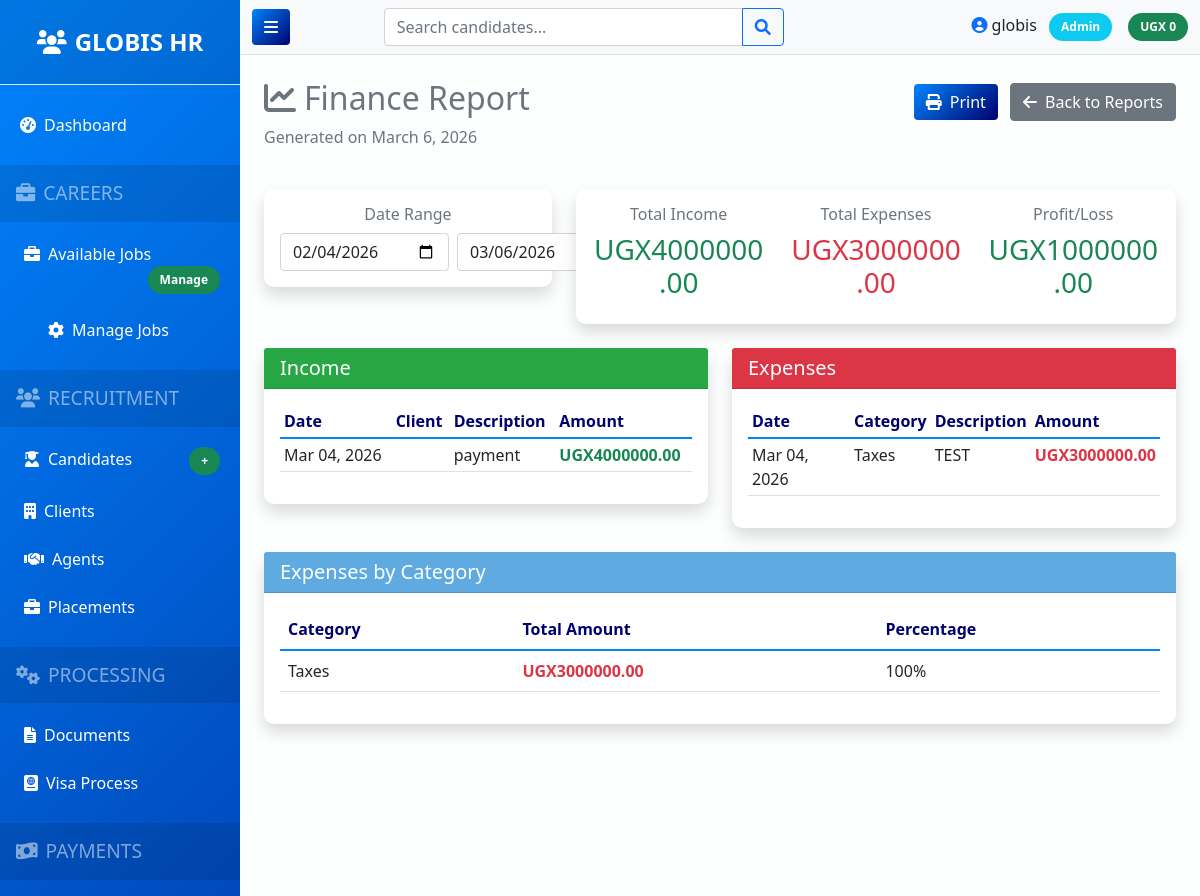
The page /reports/finance/ (signed in, upper part) on the database as committed earlier.
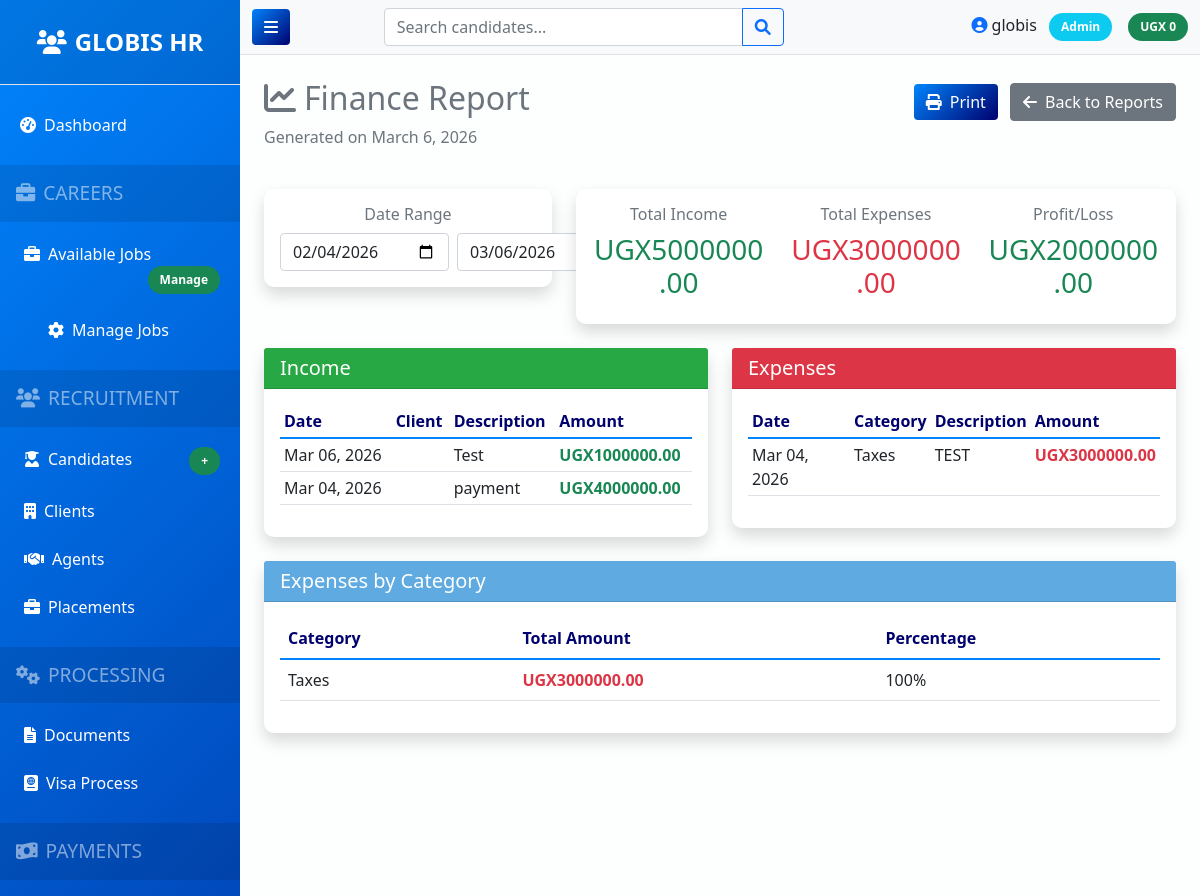
The same page on the database as committed later.
### apps/finance/models.py (models this page shows, shortened)
class Income(models.Model):
        INCOME_TYPES = [
            ('client_payment', '💰 Client Payment'),
            ('capital_injection', '🏦 Capital Injection / Owner Investment'),
            ('loan', '💳 Loan'),
            ('other', '📦 Other Income'),
        ]
        PAYMENT_METHODS = [
            ('cash', 'Cash'),
            ('bank_transfer', 'Bank Transfer'),
            ('cheque', 'Cheque'),
            ('mobile_money', 'Mobile Money'),
            ('other', 'Other'),
        ]
        client = models.ForeignKey(Client, on_delete=models.CASCADE, related_name='incomes', null=True, blank=True,
                                help_text="Required for client payments, leave blank for capital/loans")
        placement = models.OneToOneField(Placement, on_delete=models.CASCADE, null=True, blank=True, related_name='income')
        amount = models.DecimalField(max_digits=10, decimal_places=2)
        date = models.DateField()
        income_type = models.CharField(max_length=20, choices=INCOME_TYPES, default='client_payment')
        payment_method = models.CharField(max_length=20, choices=PAYMENT_METHODS, default='cash')
        reference = models.CharField(max_length=100, blank=True, help_text="Receipt/Invoice/Reference number")
        source = models.CharField(max_length=100, blank=True, help_text="Source of capital (e.g., Owner, Investor, Bank)")
        description = models.TextField(blank=True)
        received_by = models.ForeignKey(User, on_delete=models.SET_NULL, null=True)
        created_at = models.DateTimeField(auto_now_add=True)
        updated_at = models.DateTimeField(auto_now=True)
        receipt = models.FileField(upload_to='income_receipts/', blank=True, null=True)
        class Meta:
            ordering = ['-date']
            verbose_name = "Income"
            verbose_name_plural = "Income Records"

class Expense(models.Model):
        EXPENSE_CATEGORIES = [
            ('salary', '💼 Salary'),
            ('office_rent', '🏢 Office Rent'),
            ('utilities', '💡 Utilities'),
            ('travel', '✈️ Travel'),
            ('marketing', '📢 Marketing'),
            ('office_supplies', '📎 Office Supplies'),
            ('equipment', '🖥️ Equipment'),
            ('professional_fees', '⚖️ Professional Fees'),
            ('taxes', '📊 Taxes'),
            ('loan_repayment', '💳 Loan Repayment'),
            ('capital_withdrawal', '🏧 Owner Withdrawal'),
            ('other', '📦 Other'),
        ]
        PAYMENT_METHODS = [
            ('cash', 'Cash'),
            ('bank_transfer', 'Bank Transfer'),
            ('cheque', 'Cheque'),
            ('mobile_money', 'Mobile Money'),
            ('credit_card', 'Credit Card'),
            ('other', 'Other'),
        ]
        category = models.CharField(max_length=20, choices=EXPENSE_CATEGORIES)
        amount = models.DecimalField(max_digits=10, decimal_places=2)
        date = models.DateField()
        payment_method = models.CharField(max_length=20, choices=PAYMENT_METHODS, default='cash')
        description = models.TextField()
        reference = models.CharField(max_length=100, blank=True, help_text="Invoice/Receipt number")
        paid_by = models.ForeignKey(User, on_delete=models.SET_NULL, null=True)
        receipt = models.FileField(upload_to='expense_receipts/', blank=True, null=True)
        created_at = models.DateTimeField(auto_now_add=True)
        updated_at = models.DateTimeField(auto_now=True)
        class Meta:
            ordering = ['-date']
            verbose_name = "Expense"
            verbose_name_plural = "Expenses"

### apps/reports/views.py (the view)
# urls.py: path('finance/', views.finance_report, name='finance_report'),
@login_required
@permission_required('view_finance_reports')
def finance_report(request):
    date_from = request.GET.get('from', (timezone.now() - timedelta(days=30)).date())
    date_to = request.GET.get('to', timezone.now().date())
    incomes = Income.objects.filter(date__range=[date_from, date_to])
    expenses = Expense.objects.filter(date__range=[date_from, date_to])
    total_income = incomes.aggregate(total=Sum('amount'))['total'] or 0
    total_expense = expenses.aggregate(total=Sum('amount'))['total'] or 0
    profit_loss = total_income - total_expense
    expenses_by_category = expenses.values('category').annotate(
        total=Sum('amount')
    ).order_by('-total')
    log_activity(
        user=request.user,
        action='VIEW',
        model_type='Report',
        details="Viewed finance report",
        request=request
    )
    context = {
        'date_from': date_from,
        'date_to': date_to,
        'incomes': incomes,
        'expenses': expenses,
        'total_income': total_income,
        'total_expense': total_expense,
        'profit_loss': profit_loss,
        'expenses_by_category': expenses_by_category,
        'report_type': 'Finance Report'
    }
    return render(request, 'reports/finance_report.html', context)

### apps/accounts/models.py (called while the page is built, shortened)
def log_activity(user, action, model_type, object_id=None, object_repr='', details='', request=None):
    log = ActivityLog(
        user=user,
        username=user.username if user else 'System',
        action=action,
        model_type=model_type,
        object_id=object_id,
        object_repr=object_repr,
        details=details
    )
    if request:
        log.ip_address = get_client_ip(request)
        log.user_agent = request.META.get('HTTP_USER_AGENT', '')
    log.save()
    return log

def get_client_ip(request):
    x_forwarded_for = request.META.get('HTTP_X_FORWARDED_FOR')
    if x_forwarded_for:
        ip = x_forwarded_for.split(',')[0]
    else:
        ip = request.META.get('REMOTE_ADDR')
    return ip

    def has_permission(self, permission):
        if self.role == 'admin':
            return True

    def save(self, *args, **kwargs):
        if self.user and not self.username:
            self.username = self.user.username
        super().save(*args, **kwargs)

### templates/reports/finance_report.html (shortened to what the changed rows need)
{% extends 'base.html' %}
{% block content %}
<div class="row mt-4">
    <div class="col-12">
        <div class="d-flex justify-content-between align-items-center">
            <h2 class="text-secondary"><i class="fas fa-chart-line me-2"></i>{{ report_type }}</h2>
        </div>
    </div>
</div>
<div class="row mt-4">
    <div class="col-md-8 mb-4">
        <div class="card shadow">
            <div class="card-body">
                <div class="row">
                    <div class="col-md-4 text-center">
                        <h6 class="text-muted">Total Income</h6>
                        <h3 class="text-success">UGX{{ total_income|floatformat:2 }}</h3>
                    </div>
                    <div class="col-md-4 text-center">
                        <h6 class="text-muted">Profit/Loss</h6>
                        <h3 class="{% if profit_loss >= 0 %}text-success{% else %}text-danger{% endif %}">
                            UGX{{ profit_loss|floatformat:2 }}
                        </h3>
                    </div>
                </div>
            </div>
        </div>
    </div>
</div>
<div class="row">
    <div class="col-md-6 mb-4">
        <div class="card shadow">
            <div class="card-body">
                <div class="table-responsive">
                    <table class="table table-sm">
                        <thead>
                            <tr>
                                <th>Date</th>
                                <th>Client</th>
                                <th>Description</th>
                                <th>Amount</th>
                            </tr>
                        </thead>
                        <tbody>
                            {% for income in incomes %}
                            <tr>
                                <td>{{ income.date|date:"M d, Y" }}</td>
                                <td>{{ income.client.company_name }}</td>
                                <td>{{ income.description|truncatechars:30 }}</td>
                                <td class="text-success fw-bold">UGX{{ income.amount }}</td>
                            </tr>
                            {% empty %}
                            <tr>
                                <td colspan="4" class="text-center">No income records</td>
                            </tr>
                            {% endfor %}
                        </tbody>
                    </table>
                </div>
            </div>
        </div>
    </div>
    <div class="col-md-6 mb-4">
        <div class="card shadow">
            <div class="card-body">
                <div class="table-responsive">
                    <table class="table table-sm">
                        <thead>
                            <tr>
                                <th>Date</th>
                                <th>Category</th>
                                <th>Description</th>
                                <th>Amount</th>
                            </tr>
                        </thead>
                        <tbody>
                            {% for expense in expenses %}
                            <tr>
                                <td>{{ expense.date|date:"M d, Y" }}</td>
                                <td>{{ expense.category|title }}</td>
                                <td>{{ expense.description|truncatechars:30 }}</td>
                                <td class="text-danger fw-bold">UGX{{ expense.amount }}</td>
                            </tr>
                            {% empty %}
                            <tr>
                                <td colspan="4" class="text-center">No expense records</td>
                            </tr>
                            {% endfor %}
                        </tbody>
                    </table>
                </div>
            </div>
        </div>
    </div>
</div>
<div class="row">
    <div class="col-12">
        <div class="card shadow">
            <div class="card-body">
                <div class="table-responsive">
                    <table class="table">
                        <thead>
                            <tr>
                                <th>Category</th>
                                <th>Total Amount</th>
                                <th>Percentage</th>
                            </tr>
                        </thead>
                        <tbody>
                            {% for category in expenses_by_category %}
                            <tr>
                                <td>{{ category.category|title }}</td>
                                <td class="text-danger fw-bold">UGX{{ category.total|floatformat:2 }}</td>
                                <td>
                                    {% widthratio category.total total_expense 100 %}%
                                </td>
                            </tr>
                            {% empty %}
                            <tr>
                                <td colspan="3" class="text-center">No expense data</td>
                            </tr>
                            {% endfor %}
                        </tbody>
                    </table>
                </div>
            </div>
        </div>
    </div>
</div>
{% endblock %}

Rows that differ between the two databases and show on the page:
added Income: date "Mar 06, 2026", description "Test", amount "1000000.00"
Other text that changed with them:
{{ total_income|floatformat:2 }}: "4000000.00" → "5000000.00"
{{ profit_loss|floatformat:2 }}: "1000000.00" → "2000000.00"
